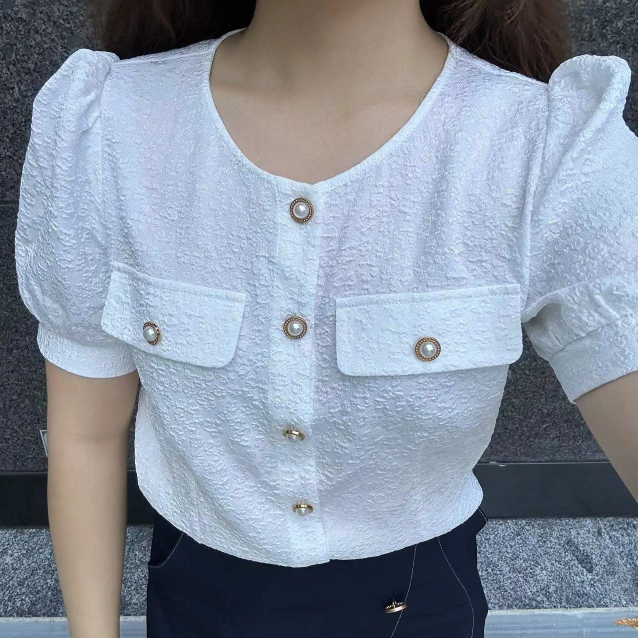
#> input picture data/demo/raw/top.jpg, 1276 x 1276 px (shown at 1/2 size); its folder holds only this picture in this run
$ python prepare_image.py
#> lines starting #> are read from the running program, lines starting #| are printed output that depends on the picture
# Data preprocessing, it resizes image to resxres, undistorts the face, crop the shoes region, infer the mask from the target pose image.

import os
import sys
sys.path.append(os.path.abspath(''))
sys.path.append(os.path.abspath('..'))
import numpy as np
from PIL import Image
import argparse
import glob


parser = argparse.ArgumentParser(description='')
parser.add_argument('--name', type=str, default='')
parser.add_argument('--skip_shoes', action='store_true')
parser.add_argument('--skip_face', action='store_true')
parser.add_argument('--skip_pose', action='store_true')
parser.add_argument('--res', type=int, default=512)
parser.add_argument('--gpu', type=str, default=None)
args = parser.parse_args()


name = args.name
res = args.res

root_dir = f'./data/{name}/raw'
dst_dir = f'./data/{name}/processed'

os.makedirs(dst_dir,exist_ok=True)


# process top
top_path = glob.glob(f'{root_dir}/top*')[0]
top_dst_path = f'{dst_dir}/top.png'
top = Image.open(top_path).resize((res,res)).convert('RGB')
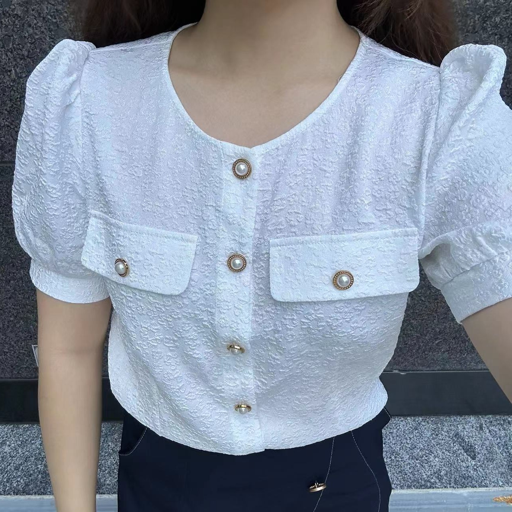
#> top: PIL image 512x512 RGB; mean R, G, B 135.8, 145.8, 161.1
top.save(top_dst_path)


# process bottom
#> (the run stopped early here; a loop or call above may not have finished)
